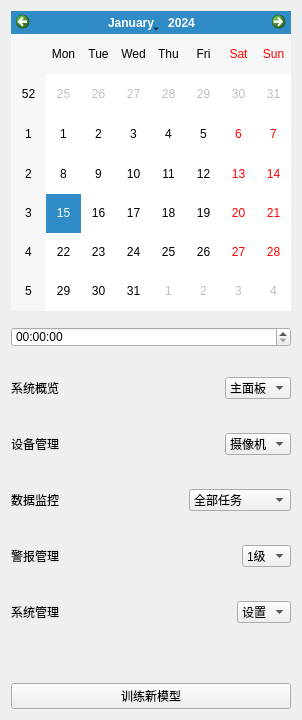
    <widget class="QWidget" name="widget" native="true">
     <property name="maximumSize">
      <size>
       <width>300</width>
       <height>16777215</height>
      </size>
     </property>
     <layout class="QVBoxLayout" name="verticalLayout_12" stretch="0,0,0">
      <item>
       <layout class="QVBoxLayout" name="verticalLayout">
        <item>
         <widget class="QWidget" name="widget_2" native="true">
          <property name="sizePolicy">
           <sizepolicy hsizetype="Preferred" vsizetype="Preferred">
            <horstretch>1</horstretch>
            <verstretch>1</verstretch>
           </sizepolicy>
          </property>
          <property name="maximumSize">
           <size>
            <width>350</width>
            <height>370</height>
           </size>
          </property>
          <property name="layoutDirection">
           <enum>Qt::LeftToRight</enum>
          </property>
          <layout class="QVBoxLayout" name="verticalLayout_7">
           <property name="spacing">
            <number>0</number>
           </property>
           <property name="sizeConstraint">
            <enum>QLayout::SetDefaultConstraint</enum>
           </property>
           <property name="leftMargin">
            <number>0</number>
           </property>
           <property name="topMargin">
            <number>0</number>
           </property>
           <property name="rightMargin">
            <number>0</number>
           </property>
           <property name="bottomMargin">
            <number>10</number>
           </property>
           <item>
            <widget class="QCalendarWidget" name="calendarWidget">
             <property name="minimumSize">
              <size>
               <width>280</width>
               <height>300</height>
              </size>
             </property>
             <property name="maximumSize">
              <size>
               <width>310</width>
               <height>300</height>
              </size>
             </property>
             <property name="layoutDirection">
              <enum>Qt::LeftToRight</enum>
             </property>
            </widget>
           </item>
          </layout>
         </widget>
        </item>
        <item>
         <widget class="QTimeEdit" name="timeEdit">
          <property name="maximumSize">
           <size>
            <width>300</width>
            <height>20</height>
           </size>
          </property>
         </widget>
        </item>
        <item>
         <spacer name="verticalSpacer">
          <property name="orientation">
           <enum>Qt::Vertical</enum>
          </property>
          <property name="sizeType">
           <enum>QSizePolicy::Fixed</enum>
          </property>
          <property name="sizeHint" stdset="0">
           <size>
            <width>10</width>
            <height>10</height>
           </size>
          </property>
         </spacer>
        </item>
        <item>
         <layout class="QHBoxLayout" name="horizontalLayout_3" stretch="0,0,0">
          <property name="spacing">
           <number>6</number>
          </property>
          <property name="rightMargin">
           <number>0</number>
          </property>
          <property name="bottomMargin">
           <number>0</number>
          </property>
          <item>
           <widget class="QLabel" name="label">
            <property name="minimumSize">
             <size>
              <width>0</width>
              <height>50</height>
             </size>
            </property>
            <property name="text">
             <string>系统概览</string>
            </property>
           </widget>
          </item>
          <item>
           <spacer name="horizontalSpacer_3">
            <property name="orientation">
             <enum>Qt::Horizontal</enum>
            </property>
            <property name="sizeHint" stdset="0">
             <size>
              <width>40</width>
              <height>20</height>
             </size>
            </property>
           </spacer>
          </item>
          <item>
           <widget class="QComboBox" name="comboBox">
            <item>
             <property name="text">
              <string>主面板</string>
             </property>
            </item>
           </widget>
          </item>
         </layout>
        </item>
        <item>
         <layout class="QHBoxLayout" name="horizontalLayout_2">
          <item>
           <widget class="QLabel" name="label_3">
            <property name="minimumSize">
             <size>
              <width>0</width>
              <height>50</height>
             </size>
            </property>
            <property name="text">
             <string>设备管理</string>
            </property>
           </widget>
          </item>
          <item>
           <spacer name="horizontalSpacer_2">
            <property name="orientation">
             <enum>Qt::Horizontal</enum>
            </property>
            <property name="sizeHint" stdset="0">
             <size>
              <width>40</width>
              <height>20</height>
             </size>
            </property>
           </spacer>
          </item>
          <item>
           <widget class="QComboBox" name="comboBox_2">
            <item>
             <property name="text">
              <string>摄像机 </string>
             </property>
            </item>
            <item>
             <property name="text">
              <string>灯光</string>
             </property>
            </item>
           </widget>
          </item>
         </layout>
        </item>
        <item>
         <layout class="QHBoxLayout" name="horizontalLayout">
          <item>
           <widget class="QLabel" name="label_4">
            <property name="minimumSize">
             <size>
              <width>0</width>
              <height>50</height>
             </size>
            </property>
            <property name="text">
             <string>数据监控</string>
            </property>
           </widget>
          </item>
          <item>
           <spacer name="horizontalSpacer">
            <property name="orientation">
             <enum>Qt::Horizontal</enum>
            </property>
            <property name="sizeHint" stdset="0">
             <size>
              <width>40</width>
              <height>20</height>
             </size>
            </property>
           </spacer>
          </item>
          <item>
           <widget class="QComboBox" name="comboBox_3">
            <item>
             <property name="text">
              <string>全部任务</string>
             </property>
            </item>
            <item>
             <property name="text">
              <string>待处理任务</string>
             </property>
            </item>
            <item>
             <property name="text">
              <string>已处理任务</string>
             </property>
            </item>
            <item>
             <property name="text">
              <string>历史数据查看</string>
             </property>
            </item>
           </widget>
          </item>
         </layout>
        </item>
        <item>
         <layout class="QHBoxLayout" name="horizontalLayout_4">
          <item>
           <widget class="QLabel" name="label_13">
            <property name="minimumSize">
             <size>
              <width>0</width>
              <height>50</height>
             </size>
            </property>
            <property name="text">
             <string>警报管理</string>
            </property>
           </widget>
          </item>
          <item>
           <spacer name="horizontalSpacer_4">
            <property name="orientation">
             <enum>Qt::Horizontal</enum>
            </property>
            <property name="sizeHint" stdset="0">
             <size>
              <width>40</width>
              <height>20</height>
             </size>
            </property>
           </spacer>
          </item>
          <item>
           <widget class="QComboBox" name="comboBox_4">
            <item>
             <property name="text">
              <string>1级</string>
             </property>
            </item>
            <item>
             <property name="text">
              <string>2级</string>
             </property>
            </item>
            <item>
             <property name="text">
              <string>3级</string>
             </property>
            </item>
            <item>
             <property name="text">
              <string>4级</string>
             </property>
            </item>
            <item>
             <property name="text">
              <string>5级</string>
             </property>
            </item>
           </widget>
          </item>
         </layout>
        </item>
        <item>
         <layout class="QHBoxLayout" name="horizontalLayout_5">
          <item>
           <widget class="QLabel" name="label_14">
            <property name="minimumSize">
             <size>
              <width>0</width>
              <height>50</height>
             </size>
            </property>
            <property name="text">
             <string>系统管理</string>
            </property>
           </widget>
          </item>
          <item>
           <spacer name="horizontalSpacer_5">
            <property name="orientation">
             <enum>Qt::Horizontal</enum>
            </property>
            <property name="sizeHint" stdset="0">
             <size>
              <width>40</width>
              <height>20</height>
             </size>
            </property>
           </spacer>
          </item>
          <item>
           <widget class="QComboBox" name="comboBox_5">
            <item>
             <property name="text">
              <string>设置</string>
             </property>
            </item>
           </widget>
          </item>
         </layout>
        </item>
       </layout>
      </item>
      <item>
       <spacer name="verticalSpacer_2">
        <property name="orientation">
         <enum>Qt::Vertical</enum>
        </property>
        <property name="sizeHint" stdset="0">
         <size>
          <width>20</width>
          <height>40</height>
         </size>
        </property>
       </spacer>
      </item>
      <item>
       <widget class="QPushButton" name="pushButton_2">
        <property name="text">
         <string>训练新模型</string>
        </property>
       </widget>
      </item>
     </layout>
    </widget>
